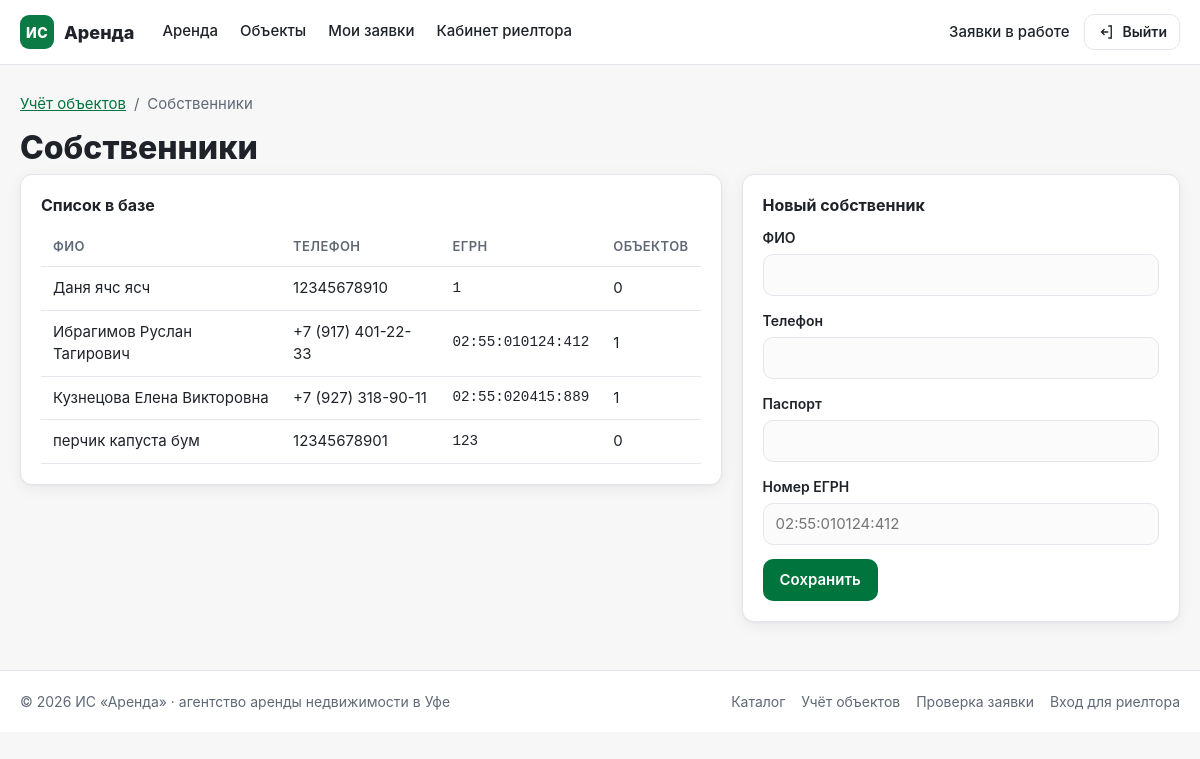
The app's page /owners (signed in) with its own data.
### tables this page shows
CREATE TABLE owners (
    owner_id INTEGER PRIMARY KEY AUTOINCREMENT,
    full_name VARCHAR(150) NOT NULL,
    phone VARCHAR(25) NOT NULL,
    passport_data VARCHAR(100) NOT NULL,
    egrn_number VARCHAR(50) NOT NULL,
    created_at TIMESTAMP DEFAULT CURRENT_TIMESTAMP
);

### app.py (the view, shortened to what this page needs)
@app.route('/owners', methods=['GET', 'POST'])
@login_required
def owners_list():
    errors = {}
    conn = database.get_db()
    try:
        owners = [
            dict(o) | {'objects': conn.execute(
                'SELECT COUNT(*) AS n FROM properties WHERE owner_id = ?',
                (o['owner_id'],)).fetchone()['n']}
            for o in catalog.list_owners(conn)
        ]
    finally:
        conn.close()
    return render_template('owners.html', owners=owners, errors=errors,
                           form=request.form if request.method == 'POST' else {})

### app.py (called while the page is built)
@app.context_processor
def inject_globals():
    return {'current_year': datetime.date.today().year,
            'manager': session.get('manager'),
            'staff': bool(session.get('manager'))}

def login_required(view):
    from functools import wraps
    @wraps(view)
    def wrapper(*args, **kwargs):
        if not session.get('manager'):
            flash('Для работы с заявками войдите в систему', 'warning')
            return redirect(url_for('login', next=request.path))
        return view(*args, **kwargs)
    return wrapper

### catalog.py (called while the page is built)
def list_owners(conn):
    return conn.execute('SELECT * FROM owners ORDER BY full_name').fetchall()

### db.py (called while the page is built)
def get_db():
    conn = sqlite3.connect(DB_PATH)
    conn.row_factory = sqlite3.Row
    conn.execute('PRAGMA foreign_keys = ON')
    return conn

### templates/owners.html (shortened to what this page needs)
{% extends "base.html" %}
{% from "_macros.html" import icon %}
{% block content %}
<nav class="breadcrumbs" aria-label="Навигация">
  <a href="{{ url_for('objects_list') }}">Учёт объектов</a> <span>/</span> <span>Собственники</span>
</nav>
<h1 class="page-title page-title--left">Собственники</h1>
<div class="two-col">
  <section class="card">
    <h2 class="h4">Список в базе</h2>
    <table class="table">
      <thead><tr><th>ФИО</th><th>Телефон</th><th>ЕГРН</th><th>Объектов</th></tr></thead>
      <tbody>
        {% for o in owners %}
        <tr><td>{{ o.full_name }}</td><td>{{ o.phone }}</td><td class="mono">{{ o.egrn_number }}</td><td>{{ o.objects }}</td></tr>
        {% endfor %}
      </tbody>
    </table>
  </section>
  <section class="card">
    <h2 class="h4">Новый собственник</h2>
    <form method="post" action="{{ url_for('owners_list') }}" novalidate>
      <div class="field">
        <label for="full_name">ФИО</label>
        <input id="full_name" name="full_name" class="control {% if errors.get('full_name') %}is-invalid{% endif %}" value="{{ form.get('full_name', '') }}">
      </div>
      <div class="field">
        <label for="phone">Телефон</label>
        <input id="phone" name="phone" class="control {% if errors.get('phone') %}is-invalid{% endif %}" value="{{ form.get('phone', '') }}">
      </div>
      <div class="field">
        <label for="passport_data">Паспорт</label>
        <input id="passport_data" name="passport_data" class="control {% if errors.get('passport_data') %}is-invalid{% endif %}" value="{{ form.get('passport_data', '') }}">
      </div>
      <div class="field">
        <label for="egrn_number">Номер ЕГРН</label>
        <input id="egrn_number" name="egrn_number" class="control {% if errors.get('egrn_number') %}is-invalid{% endif %}" value="{{ form.get('egrn_number', '') }}" placeholder="02:55:010124:412">
      </div>
      <button class="btn btn--primary" type="submit">Сохранить</button>
    </form>
  </section>
</div>
{% endblock %}

### static/style.css (style rules this page uses)
:root { --green: #0B7A45; --green-dark: #00743D; --green-soft: #E7F5EE; --bg: #F7F7F7; --surface: #FFFFFF; --text: #1F2329; --muted: #5F6875; --border: #E3E6EA; --danger: #C62828; --danger-soft: #FDECEC; --warn: #8A5A00; --warn-soft: #FFF4D6; --info: #1F4F8A; --info-soft: #E8F0FA; --radius: 12px; --shadow: 0 1px 2px rgba(16, 24, 40, .04), 0 4px 16px rgba(16, 24, 40, .06); --font: "Inter", "Helvetica Neue", Arial, sans-serif; }
* { box-sizing: border-box; }
html { -webkit-text-size-adjust: 100%; }
body { margin: 0; background: var(--bg); color: var(--text); font: 15px/1.5 var(--font); }
a { color: var(--green-dark); }
h1, h2, h3, h4 { line-height: 1.25; margin: 0; }
.mono { font-family: "SFMono-Regular", Consolas, monospace; font-size: .95em; }
.btn { display: inline-flex; align-items: center; justify-content: center; gap: 8px; min-height: 42px; padding: 0 16px; border-radius: 10px; border: 1px solid transparent; font: 600 15px/1 var(--font); cursor: pointer; text-decoration: none; white-space: nowrap; transition: background .15s, border-color .15s, color .15s; }
.btn--primary { background: var(--green-dark); color: #fff; }
.card { background: var(--surface); border: 1px solid var(--border); border-radius: var(--radius); box-shadow: var(--shadow); padding: 20px; }
.h4 { font-size: 16px; font-weight: 700; margin-bottom: 12px; }
.page-title { font-size: 32px; font-weight: 800; margin: 8px 0 6px; }
.page-title--left { margin-left: 0; }
.field { display: flex; flex-direction: column; gap: 6px; margin-bottom: 14px; }
.field label { font-weight: 600; font-size: 14px; }
.control { min-height: 42px; padding: 9px 12px; border: 1px solid var(--border); border-radius: 10px; background: #FBFBFC; font: 15px/1.4 var(--font); color: var(--text); width: 100%; }
.two-col { display: grid; grid-template-columns: 1.6fr 1fr; gap: 20px; align-items: start; }
.table { width: 100%; border-collapse: collapse; }
.table th, .table td { text-align: left; padding: 10px 12px; border-bottom: 1px solid var(--border); vertical-align: middle; }
.table th { font-size: 13px; text-transform: uppercase; letter-spacing: .03em; color: var(--muted); font-weight: 600; }
.breadcrumbs { color: var(--muted); margin: 4px 0 12px; display: flex; gap: 8px; }

### records on screen
owners: full_name "Даня ячс ясч", phone "12345678910", egrn_number "1", objects "0"
owners: full_name "Ибрагимов Руслан Тагирович", phone "+7 (917) 401-22-33", egrn_number "02:55:010124:412", objects "1"
owners: full_name "Кузнецова Елена Викторовна", phone "+7 (927) 318-90-11", egrn_number "02:55:020415:889", objects "1"
owners: full_name "перчик капуста бум", phone "12345678901", egrn_number "123", objects "0"
